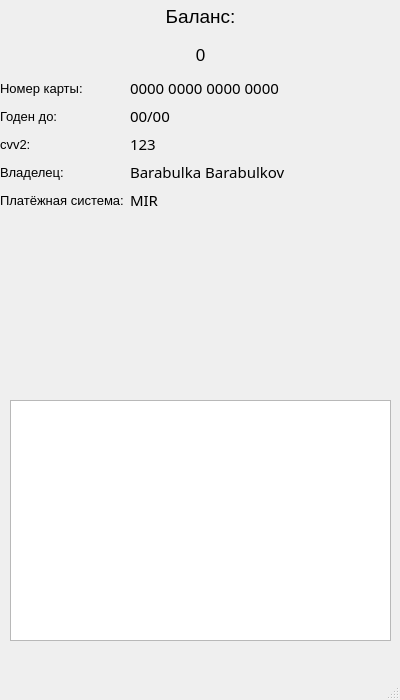
<?xml version="1.0" encoding="UTF-8"?>
<ui version="4.0">
 <class>MainWindow</class>
 <widget class="QMainWindow" name="MainWindow">
  <property name="geometry">
   <rect>
    <x>0</x>
    <y>0</y>
    <width>400</width>
    <height>700</height>
   </rect>
  </property>
  <property name="sizePolicy">
   <sizepolicy hsizetype="Fixed" vsizetype="Fixed">
    <horstretch>0</horstretch>
    <verstretch>0</verstretch>
   </sizepolicy>
  </property>
  <property name="minimumSize">
   <size>
    <width>400</width>
    <height>700</height>
   </size>
  </property>
  <property name="maximumSize">
   <size>
    <width>400</width>
    <height>700</height>
   </size>
  </property>
  <property name="windowTitle">
   <string>Личный кабинет</string>
  </property>
  <widget class="QWidget" name="centralwidget">
   <widget class="QWidget" name="verticalLayoutWidget">
    <property name="geometry">
     <rect>
      <x>0</x>
      <y>0</y>
      <width>401</width>
      <height>211</height>
     </rect>
    </property>
    <layout class="QVBoxLayout" name="card_info_layout">
     <property name="sizeConstraint">
      <enum>QLayout::SetDefaultConstraint</enum>
     </property>
     <item>
      <widget class="QLabel" name="label">
       <property name="sizePolicy">
        <sizepolicy hsizetype="Preferred" vsizetype="Preferred">
         <horstretch>0</horstretch>
         <verstretch>0</verstretch>
        </sizepolicy>
       </property>
       <property name="font">
        <font>
         <pointsize>14</pointsize>
        </font>
       </property>
       <property name="text">
        <string>Баланс:</string>
       </property>
       <property name="textFormat">
        <enum>Qt::AutoText</enum>
       </property>
       <property name="alignment">
        <set>Qt::AlignCenter</set>
       </property>
      </widget>
     </item>
     <item>
      <widget class="QLabel" name="balance_label">
       <property name="font">
        <font>
         <pointsize>13</pointsize>
        </font>
       </property>
       <property name="text">
        <string>0</string>
       </property>
       <property name="alignment">
        <set>Qt::AlignCenter</set>
       </property>
      </widget>
     </item>
     <item>
      <layout class="QFormLayout" name="card_data_layout">
       <item row="0" column="0">
        <widget class="QLabel" name="label_2">
         <property name="font">
          <font>
           <pointsize>10</pointsize>
          </font>
         </property>
         <property name="text">
          <string>Номер карты:</string>
         </property>
        </widget>
       </item>
       <item row="0" column="1">
        <widget class="QLabel" name="card_number_label">
         <property name="font">
          <font>
           <family>Bahnschrift Light</family>
           <pointsize>11</pointsize>
          </font>
         </property>
         <property name="text">
          <string>0000 0000 0000 0000</string>
         </property>
         <property name="alignment">
          <set>Qt::AlignLeading|Qt::AlignLeft|Qt::AlignVCenter</set>
         </property>
        </widget>
       </item>
       <item row="1" column="0">
        <widget class="QLabel" name="label_3">
         <property name="font">
          <font>
           <pointsize>10</pointsize>
          </font>
         </property>
         <property name="text">
          <string>Годен до:</string>
         </property>
        </widget>
       </item>
       <item row="1" column="1">
        <widget class="QLabel" name="validity_label">
         <property name="font">
          <font>
           <family>Bahnschrift Light</family>
           <pointsize>11</pointsize>
          </font>
         </property>
         <property name="text">
          <string>00/00</string>
         </property>
         <property name="alignment">
          <set>Qt::AlignLeading|Qt::AlignLeft|Qt::AlignVCenter</set>
         </property>
        </widget>
       </item>
       <item row="2" column="0">
        <widget class="QLabel" name="label_4">
         <property name="font">
          <font>
           <pointsize>10</pointsize>
          </font>
         </property>
         <property name="text">
          <string>cvv2:</string>
         </property>
        </widget>
       </item>
       <item row="2" column="1">
        <widget class="QLabel" name="cvv2_label">
         <property name="font">
          <font>
           <family>Bahnschrift Light</family>
           <pointsize>11</pointsize>
          </font>
         </property>
         <property name="text">
          <string>123</string>
         </property>
         <property name="alignment">
          <set>Qt::AlignLeading|Qt::AlignLeft|Qt::AlignVCenter</set>
         </property>
        </widget>
       </item>
       <item row="3" column="0">
        <widget class="QLabel" name="label_5">
         <property name="font">
          <font>
           <pointsize>10</pointsize>
          </font>
         </property>
         <property name="text">
          <string>Владелец:</string>
         </property>
        </widget>
       </item>
       <item row="3" column="1">
        <widget class="QLabel" name="name_label">
         <property name="font">
          <font>
           <family>Bahnschrift Light</family>
           <pointsize>11</pointsize>
          </font>
         </property>
         <property name="text">
          <string>Barabulka Barabulkov</string>
         </property>
         <property name="alignment">
          <set>Qt::AlignLeading|Qt::AlignLeft|Qt::AlignVCenter</set>
         </property>
        </widget>
       </item>
       <item row="4" column="0">
        <widget class="QLabel" name="label_6">
         <property name="font">
          <font>
           <pointsize>10</pointsize>
          </font>
         </property>
         <property name="text">
          <string>Платёжная система:</string>
         </property>
        </widget>
       </item>
       <item row="4" column="1">
        <widget class="QLabel" name="pay_system_label">
         <property name="font">
          <font>
           <family>Bahnschrift Light</family>
           <pointsize>11</pointsize>
          </font>
         </property>
         <property name="text">
          <string>MIR</string>
         </property>
         <property name="alignment">
          <set>Qt::AlignLeading|Qt::AlignLeft|Qt::AlignVCenter</set>
         </property>
        </widget>
       </item>
      </layout>
     </item>
    </layout>
   </widget>
   <widget class="QTableWidget" name="transactions_table">
    <property name="geometry">
     <rect>
      <x>10</x>
      <y>400</y>
      <width>381</width>
      <height>241</height>
     </rect>
    </property>
    <property name="editTriggers">
     <set>QAbstractItemView::NoEditTriggers</set>
    </property>
    <attribute name="verticalHeaderVisible">
     <bool>false</bool>
    </attribute>
    <attribute name="verticalHeaderHighlightSections">
     <bool>true</bool>
    </attribute>
   </widget>
  </widget>
  <widget class="QMenuBar" name="menubar">
   <property name="geometry">
    <rect>
     <x>0</x>
     <y>0</y>
     <width>400</width>
     <height>26</height>
    </rect>
   </property>
  </widget>
  <widget class="QStatusBar" name="statusbar"/>
 </widget>
 <resources/>
 <connections/>
</ui>
